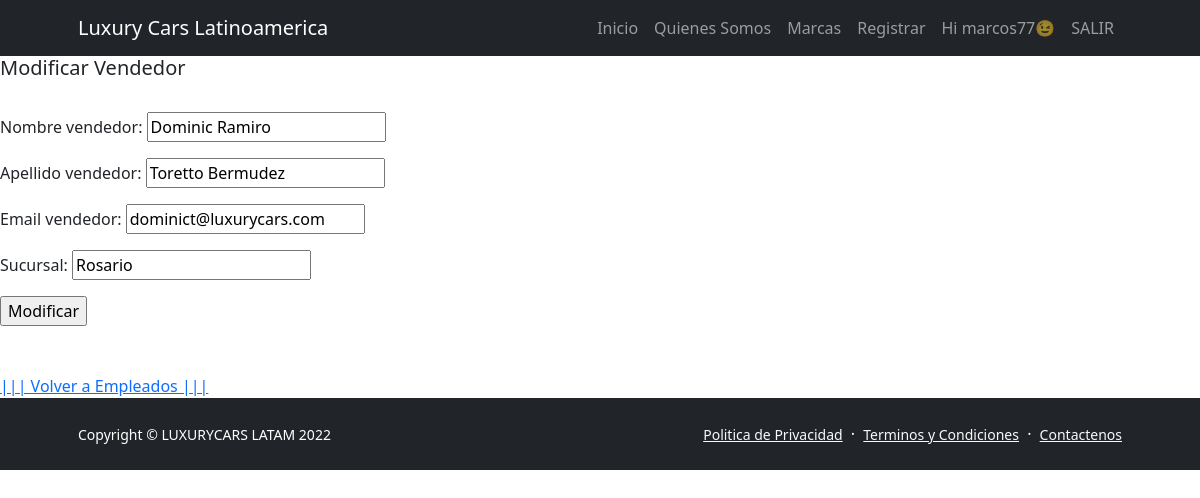
Screenshot of /gestionventas/modificar/19/ (signed in) with the database file from the repository.
### gestionventas/models.py (models this page shows, shortened)
class vendedore(models.Model):
    nombre_vendedor=models.CharField(max_length=35)
    apellido_vendedor=models.CharField(max_length=35)
    email_vendedor=models.EmailField(max_length=30)
    sucursal=models.CharField(max_length=30)

### gestionventas/views.py (the view)
# urls.py: path('modificar/<pk>/', views.ModificarVendedores.as_view(), name='Modificar'),
class ModificarVendedores(LoginRequiredMixin, UpdateView):
    model= vendedore
    success_url="/gestionventas/listaVendedores/"
    fields=['nombre_vendedor', 'apellido_vendedor', 'email_vendedor', 'sucursal']
    template_name ="gestionventas/editar.html"

### templates/gestionventas/editar.html (shortened to what this page needs)
{% extends 'gestionventas/inicio.html' %}
    {% load static %}
{% block contenidoquecambia %}
<h5>Modificar Vendedor</h5>
<form method="post"> {% csrf_token %}
    <table>
        {{ form.as_p }}
    </table>
    <input type="submit" value="Modificar" />
</form>
<br></br>
<a href="{% url 'listar' %}">||| Volver a Empleados |||</a>
{% endblock contenidoquecambia %}

### templates/gestionventas/inicio.html (shortened to what this page needs)
<!DOCTYPE html>
<html lang="es">
    <head>
        {% load static %}
        <link href="https://cdn.jsdelivr.net/npm/bootstrap-icons@1.5.0/font/bootstrap-icons.css" rel="stylesheet" />
        <link href="/static/gestionventas/css/styles.css" rel="stylesheet" />
    </head>
    <body class="d-flex flex-column h-100">
        <main class="flex-shrink-0">
            <nav class="navbar navbar-expand-lg navbar-dark bg-dark">
                <div class="container px-5">
                    <a class="navbar-brand" href="{% url 'inicio' %}">Luxury Cars Latinoamerica</a>
                    <div class="collapse navbar-collapse" id="navbarSupportedContent">
                        <ul class="navbar-nav ms-auto mb-2 mb-lg-0">
                            <li class="nav-item"><a class="nav-link" href="{% url 'inicio' %}">Inicio</a></li>
                            <li class="nav-item"><a class="nav-link" href="{% url 'nosotros' %}">Quienes Somos</a></li>
                            <li class="nav-item"><a class="nav-link" href="{% url 'marcas' %}">Marcas</a></li>
                            <li class="nav-item"><a class="nav-link" href="{% url 'registrar' %}">Registrar</a></li>
                            {% if request.user.is_authenticated %}
                            <li class="nav-item"><a class="nav-link">Hi {{ user.username }}😉<img height="30px" src="{{url}}"/></a></li>
                            <li class="nav-item"><a class="nav-link" href="{% url 'logout' %}">SALIR</a></li>
                            {% endif %}
                        </ul>
                    </div>
                </div>
            </nav>
                {% block contenidoquecambia %}{% endblock contenidoquecambia %}
        <footer class="bg-dark py-4 mt-auto">
            <div class="container px-5">
                <div class="row align-items-center justify-content-between flex-column flex-sm-row">
                    <div class="col-auto"><div class="small m-0 text-white">Copyright &copy; LUXURYCARS LATAM 2022</div></div>
                    <div class="col-auto">
                        <a class="link-light small" href="#!">Politica de Privacidad</a>
                        <span class="text-white mx-1">&middot;</span>
                        <a class="link-light small" href="#!">Terminos y Condiciones</a>
                        <span class="text-white mx-1">&middot;</span>
                        <a class="link-light small" href="#!">Contactenos</a>
                    </div>
                </div>
            </div>
        </footer>
    </body>
</html>

### rows the page displays
vendedore: nombre_vendedor "Dominic Ramiro", apellido_vendedor "Toretto Bermudez", email_vendedor "dominict@luxurycars.com", sucursal "Rosario"

### other values shown
{{ user.username }} "marcos77"
